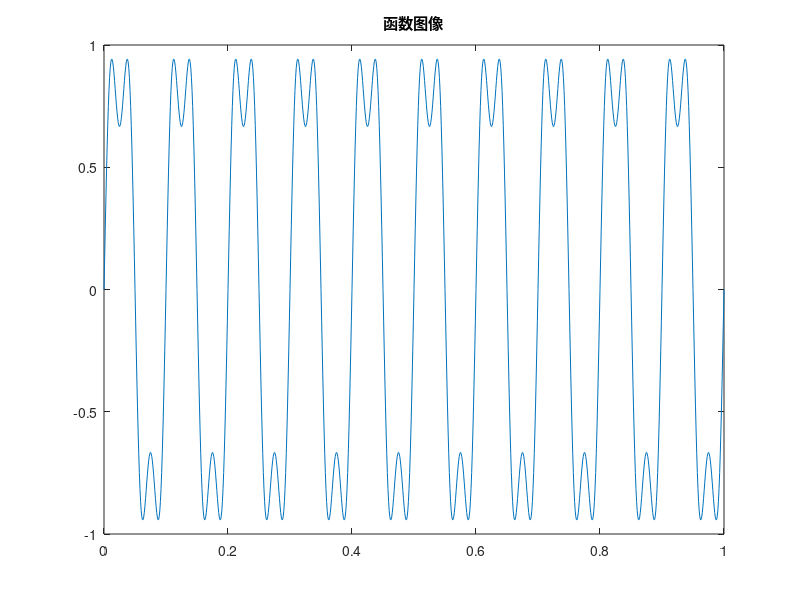
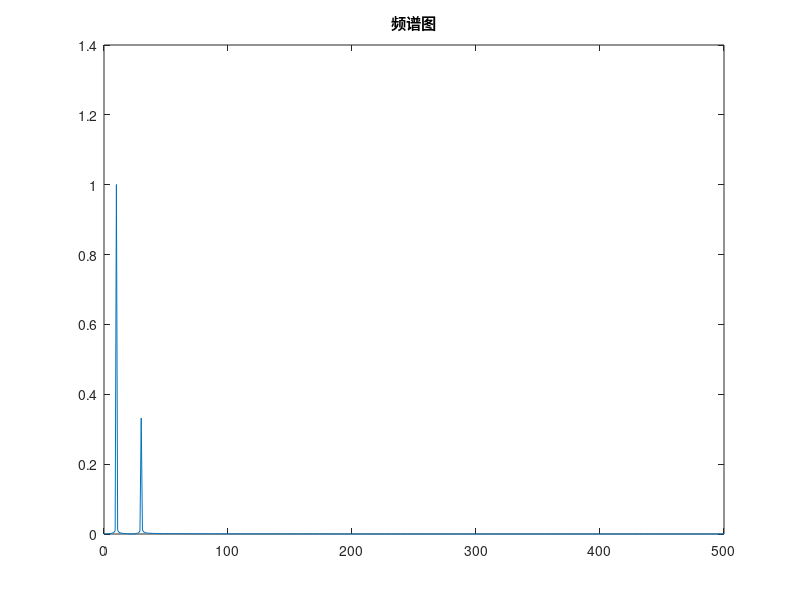
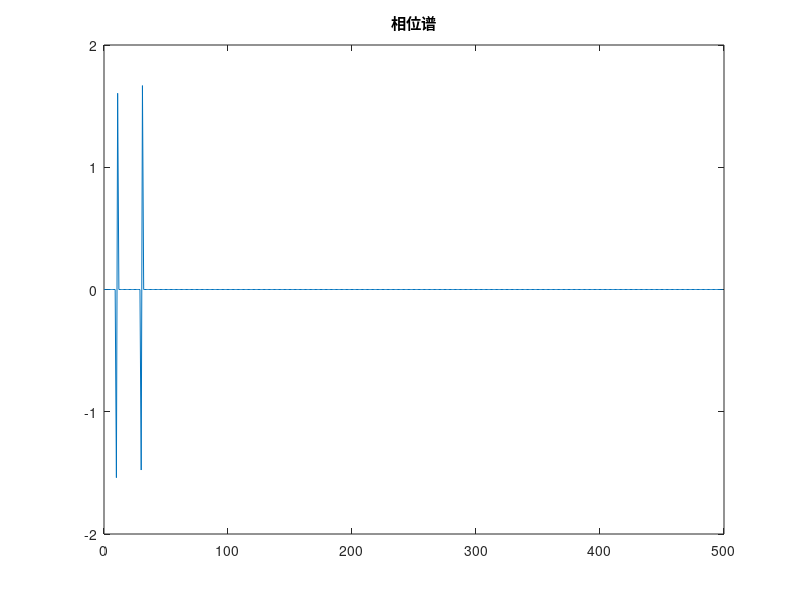

The MATLAB script that drew these images, in order:
clear;
Fs=1000;
N=1000;
faxis=Fs*(0:N)/N;
t=0:1/Fs:1;
figure(1)
plot(t,sin(2*pi*10*t)+1/3*sin(2*pi*30*t))
title('函数图像')
f=sin(2*pi*10*t)+1/3*sin(2*pi*30*t);
fmax=max(f);
fmin=max(-f);
%vpp
vpp=fmax+fmin;
fzero_index=find(f<0.01);
%f
frequency=Fs/(fzero_index(2)-fzero_index(1));
ff=fft(f);
yff=ff*2/N;
yff=abs(yff(1:N/2+1));
figure(2)
plot(0:N/2,yff)
title('频谱图')
figure(3)
tol=0.01;
temp=ff(1:N/2)*2/N;
temp(abs(temp)<0.01)=0;
phase=angle(temp);
%phi
plot(faxis(1:N/2),phase)
title('相位谱')
%rms
fmean=mean(f(1:Fs/frequency));
frms=rms(f(1:Fs/frequency));
%std
fstd=std(f(1:Fs/frequency));